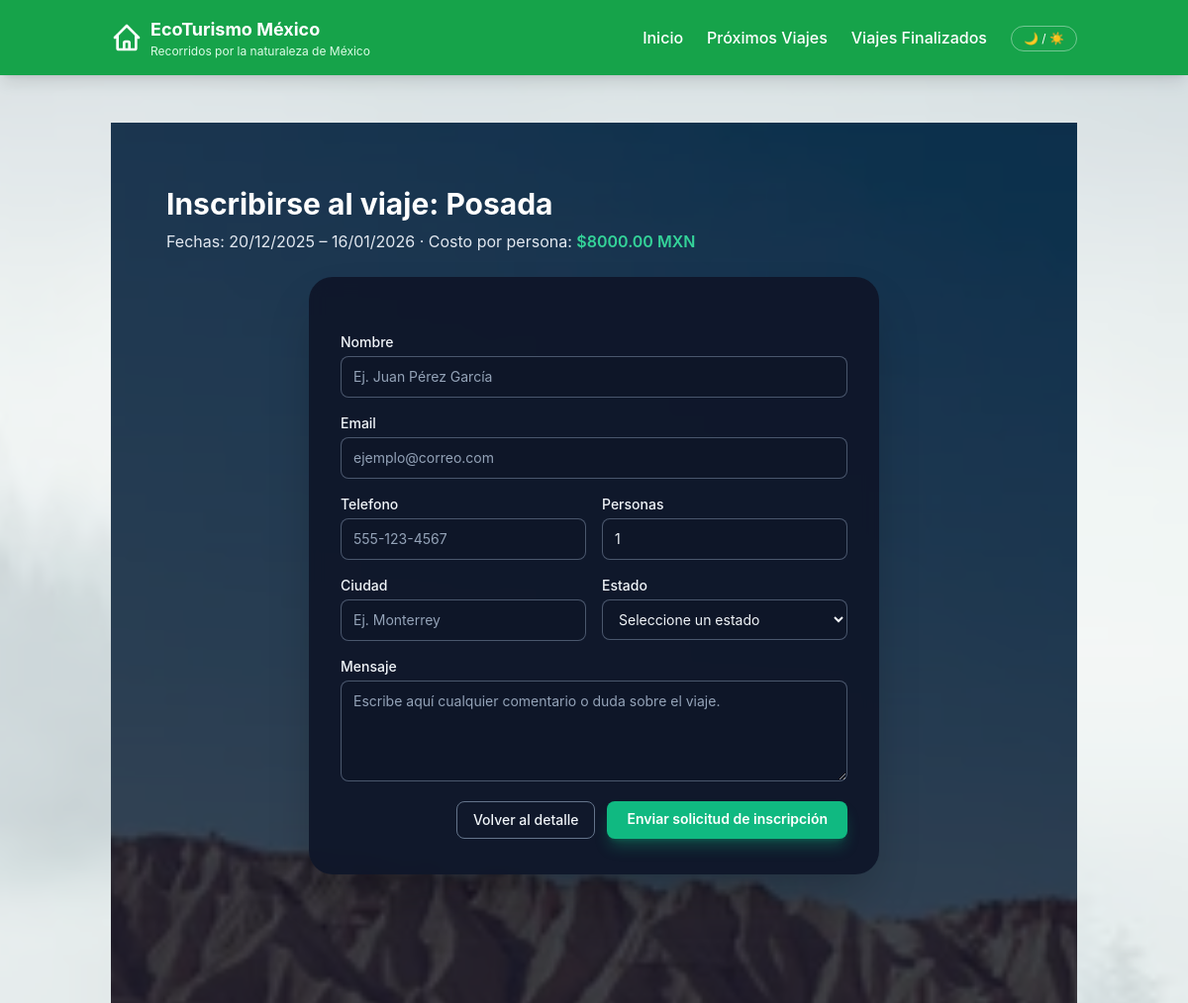
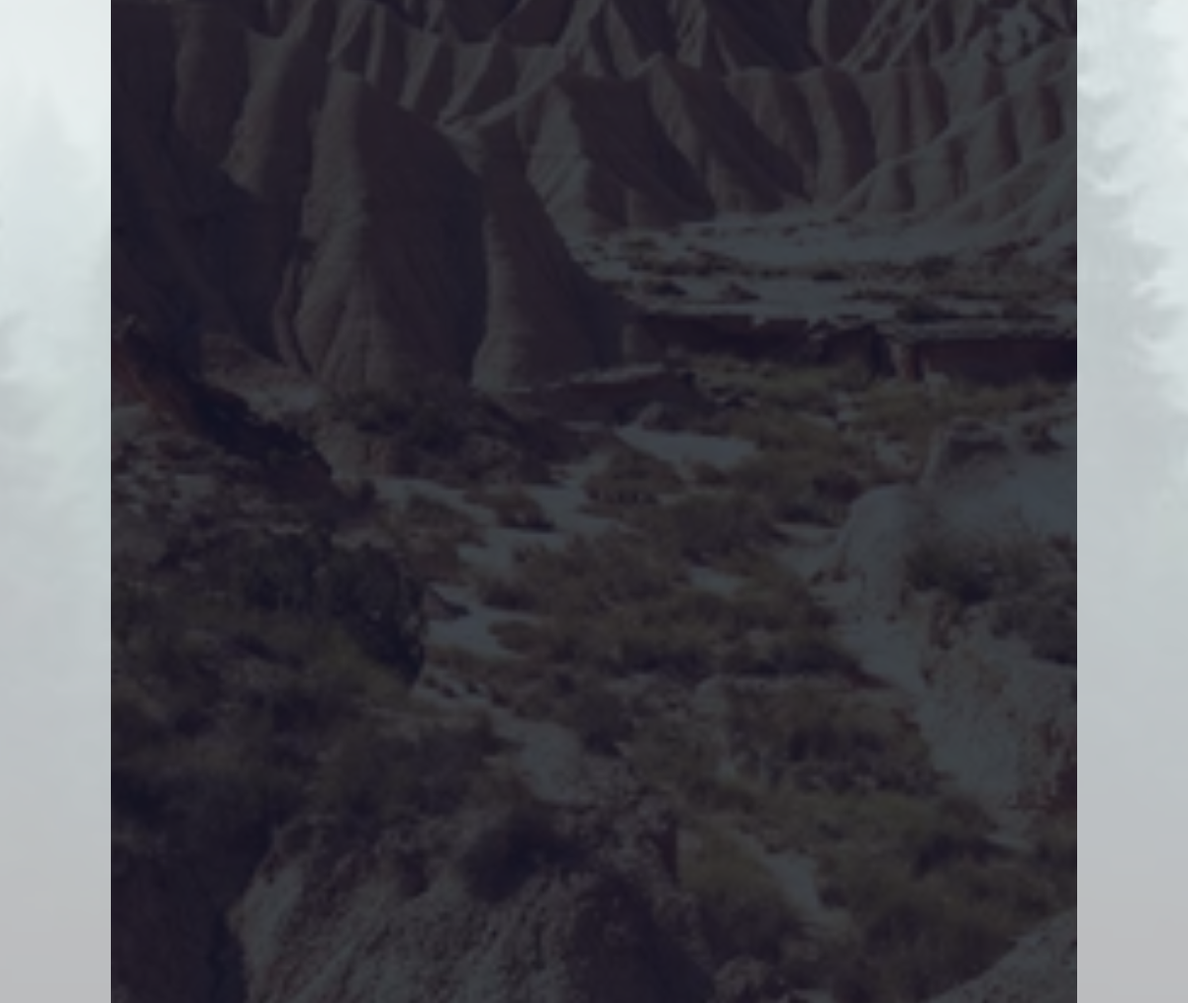
The page /viaje/2/inscribirse/ on the database its author committed (2 pictures, top to bottom).
### registros/models.py (models this page shows, shortened)
class Viajes(models.Model):
    destino = models.CharField(max_length=100)
    lugar = models.CharField(max_length=100)
    descripcion = RichTextField()
    fecha_salida = models.DateField()
    fecha_regreso = models.DateField()
    costo = models.DecimalField(max_digits=8, decimal_places=2)
    imagen = models.ImageField(null=True, upload_to="fotos", verbose_name="Fotografía")
    latitud = models.DecimalField(
        "Latitud (opcional)",
        max_digits=9,
        decimal_places=6,
        null=True,
        blank=True,
    )
    longitud = models.DecimalField(
        "Longitud (opcional)",
        max_digits=9,
        decimal_places=6,
        null=True,
        blank=True,
    )
    video_url = models.URLField(
        "URL de video (YouTube opcional)",
        max_length=200,
        null=True,
        blank=True,
    )
    cancelado = models.BooleanField(
        default=False,
        verbose_name="Viaje cancelado",
        help_text="Si está marcado, el viaje se mostrará como cancelado en el sitio público.",
    )
    created = models.DateTimeField(auto_now_add=True)
    updated = models.DateTimeField(auto_now_add=True)
    class Meta:
        verbose_name = "Viaje"
        verbose_name_plural = "Viajes"
        ordering = ["-created"]

### contenido/views.py (the view)
# urls.py: path("viaje/<int:viaje_id>/inscribirse/", views.inscribirse_viaje, name="inscribirse_viaje"),
def inscribirse_viaje(request, viaje_id: int):
    viaje = get_object_or_404(Viajes, id=viaje_id, cancelado=False)
    if request.method == "POST":
        form = InscripcionForm(request.POST)
        if form.is_valid():
            inscripcion = form.save(commit=False)
            inscripcion.viaje = viaje
            inscripcion.save()
            messages.success(
                request,
                "Tu solicitud de inscripción fue registrada. "
                "El administrador del sitio podrá confirmarla desde el panel.",
            )
            return redirect("viaje_detalle", viaje_id=viaje.id)
    else:
        form = InscripcionForm()
    return render(
        request,
        "contenido/inscribirse_viaje.html",
        {"form": form, "viaje": viaje},
    )

### contenido/templates/contenido/inscribirse_viaje.html (shortened to what this page needs)
{% extends "contenido/base.html" %}
{% load static %}
{% block content %}
<section class="relative min-h-[calc(100vh-64px)]">
    <div class="absolute inset-0">
        {% if viaje.imagen %}
            <img src="{{ viaje.imagen.url }}" class="w-full h-full object-cover" alt="{{ viaje.destino }}">
        {% else %}
            <img src="{% static 'contenido/img/img-bosque.jpg' %}" class="w-full h-full object-cover" alt="">
        {% endif %}
        <div class="absolute inset-0 bg-slate-900/80"></div>
    </div>
    <div class="relative z-10 max-w-4xl mx-auto px-4 py-10 md:py-16">
        <header class="mb-6">
            <h1 class="text-2xl md:text-3xl font-bold text-white">
                Inscribirse al viaje: {{ viaje.destino }}
            </h1>
            <p class="mt-2 text-sm md:text-base text-slate-200">
                Fechas: {{ viaje.fecha_salida|date:"d/m/Y" }} – {{ viaje.fecha_regreso|date:"d/m/Y" }}
                · Costo por persona:
                <span class="font-semibold text-emerald-400">
                    ${{ viaje.costo }} MXN
                </span>
            </p>
        </header>
        <div class="mx-auto max-w-xl bg-slate-900/95 backdrop-blur rounded-3xl shadow-2xl px-6 py-8 md:px-8 md:py-9 space-y-5">
            <form method="post" class="space-y-5">
                <div class="grid grid-cols-1 md:grid-cols-2 gap-4">
                    <div class="md:col-span-2">
                        <label class="block text-sm font-medium text-slate-100 mb-1">
                            {{ form.nombre.label }}
                        </label>
                        {{ form.nombre }}
                    </div>
                    <div class="md:col-span-2">
                        <label class="block text-sm font-medium text-slate-100 mb-1">
                            {{ form.email.label }}
                        </label>
                        {{ form.email }}
                    </div>
                    <div>
                        <label class="block text-sm font-medium text-slate-100 mb-1">
                            {{ form.telefono.label }}
                        </label>
                        {{ form.telefono }}
                    </div>
                    <div>
                        <label class="block text-sm font-medium text-slate-100 mb-1">
                            {{ form.personas.label }}
                        </label>
                        {{ form.personas }}
                    </div>
                    <div>
                        <label class="block text-sm font-medium text-slate-100 mb-1">
                            {{ form.ciudad.label }}
                        </label>
                        {{ form.ciudad }}
                    </div>
                    <div>
                        <label class="block text-sm font-medium text-slate-100 mb-1">
                            {{ form.estado_texto.label }}
                        </label>
                        {{ form.estado_texto }}
                    </div>
                    <div class="md:col-span-2">
                        <label class="block text-sm font-medium text-slate-100 mb-1">
                            {{ form.mensaje.label }}
                        </label>
                        {{ form.mensaje }}
                    </div>
                </div>
                <div class="mt-4 flex flex-col md:flex-row md:justify-end md:space-x-3 space-y-3 md:space-y-0">
                    <a href="{% url 'viaje_detalle' viaje.id %}"
                       class="w-full md:w-auto text-center px-4 py-2 rounded-lg border border-slate-500 text-slate-100 text-sm font-medium hover:bg-slate-800">
                        Volver al detalle
                    </a>
                    <button type="submit"
                            class="w-full md:w-auto inline-flex justify-center px-5 py-2 rounded-lg bg-emerald-500 text-white text-sm font-semibold hover:bg-emerald-600 shadow-lg shadow-emerald-500/30">
                        Enviar solicitud de inscripción
                    </button>
                </div>
            </form>
        </div>
    </div>
</section>
{% endblock %}

### contenido/templates/contenido/base.html (style rules this page uses)
body { font-family: 'Inter', sans-serif; }

### rows shown on the page
Viajes: imagen (picture), destino "Posada", fecha_salida "20/12/2025", fecha_regreso "16/01/2026", costo "8000.00"
